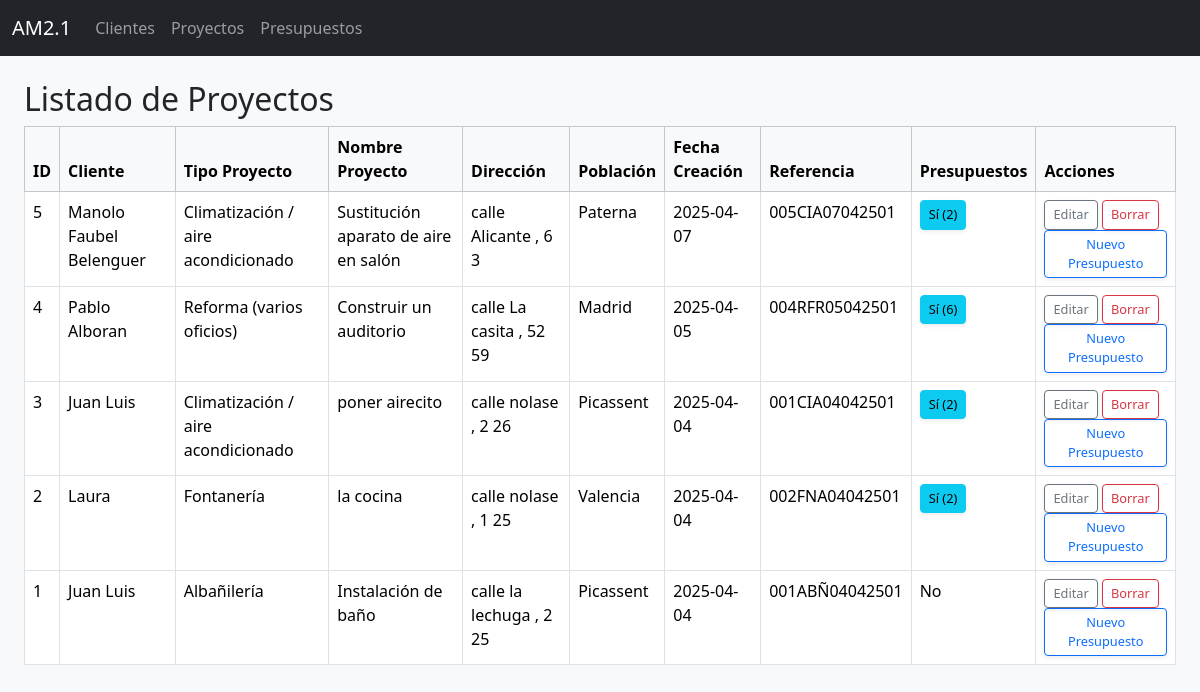
/proyectos, run on an earlier commit of the app's database.
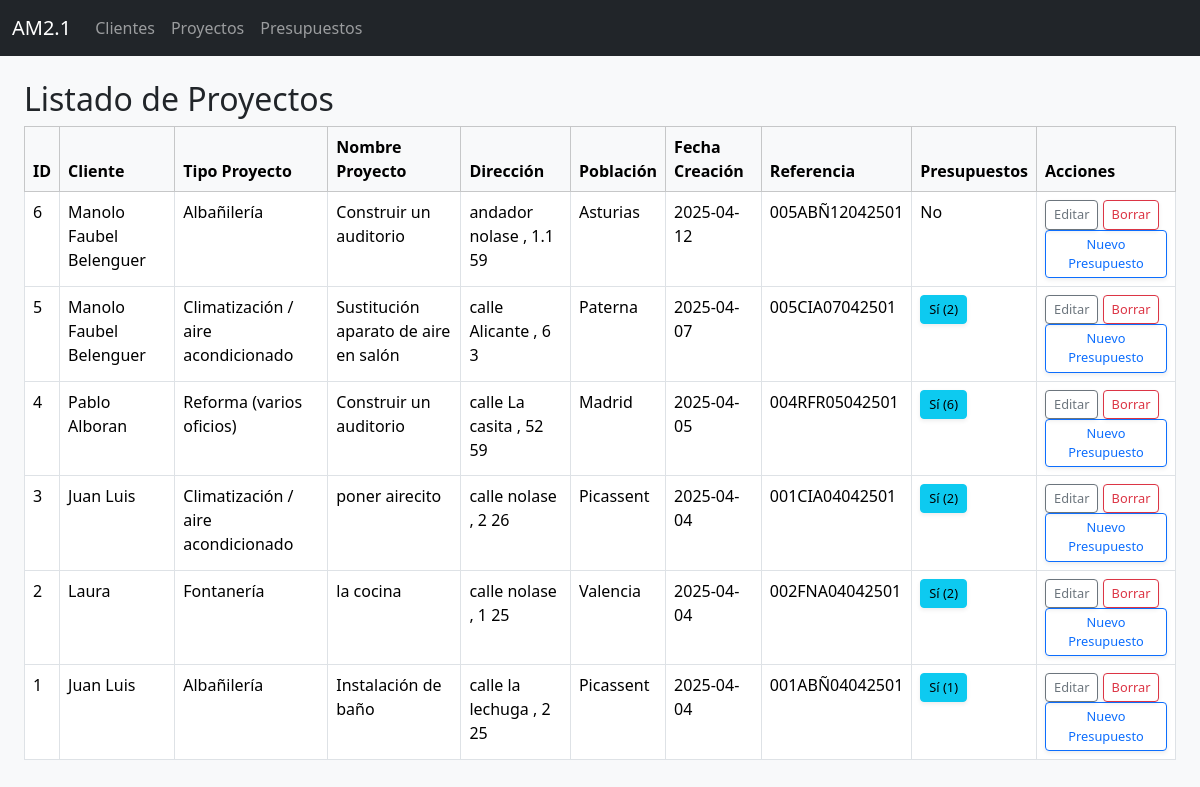
And on a later commit of the database.
### tables this page shows
CREATE TABLE proyectos (
            id INTEGER PRIMARY KEY AUTOINCREMENT,
            id_cliente INTEGER NOT NULL,
            tipo_proyecto TEXT NOT NULL,
            calle TEXT,
            nombre_via TEXT,
            numero TEXT,
            puerta TEXT,
            codigo_postal TEXT,
            poblacion TEXT,
            nombre_proyecto TEXT,
            fecha_creacion TEXT,
            referencia TEXT UNIQUE,
            FOREIGN KEY (id_cliente) REFERENCES clientes(id) ON DELETE CASCADE
        );

CREATE TABLE clientes (
            id INTEGER PRIMARY KEY AUTOINCREMENT,
            nombre TEXT NOT NULL,
            tipo_via TEXT,
            nombre_via TEXT,
            numero_via TEXT,
            puerta TEXT,
            codigo_postal TEXT,
            cif_nif TEXT,
            telefono1 TEXT,
            telefono2 TEXT,
            telefono3 TEXT,
            telefono4 TEXT,
            mail1 TEXT,
            mail2 TEXT,
            poblacion TEXT
        , notas TEXT, tipo_cliente TEXT, categoria_cliente TEXT);

### proyectos.py (the view)
@proyectos_bp.route("/proyectos", endpoint="listar_proyectos")
def listar_proyectos():
    proyectos = db.execute_query("""
        SELECT pr.id, cl.nombre, pr.tipo_proyecto, pr.nombre_proyecto, pr.calle,
               pr.nombre_via, pr.numero, pr.puerta, pr.poblacion,
               pr.fecha_creacion, pr.referencia,
               (SELECT COUNT(*) FROM presupuestos WHERE id_proyecto = pr.id) AS num_presupuestos
        FROM proyectos pr
        JOIN clientes cl ON pr.id_cliente = cl.id
        ORDER BY pr.id DESC
    """, fetch=True)
    return render_template("proyectos_list.html", proyectos=proyectos)

### dbhelper.py (called while the page is built)
    def execute_query(self, query, params=(), fetch=False, fetchone=False):
        with sqlite3.connect(self.db_path) as conn:
            conn.row_factory = sqlite3.Row  # Permite acceder a columnas por nombre
            cursor = conn.cursor()
            cursor.execute(query, params)
            result = None
            if fetch:
                result = cursor.fetchall()
            elif fetchone:
                result = cursor.fetchone()
            else:
                result = cursor.lastrowid
            conn.commit()
        return result

### templates/proyectos_list.html (shortened to what this page needs)
{% extends "layout.html" %}
{% block content %}
<div class="container-fluid mt-4">
  <h2>Listado de Proyectos</h2>
  <table class="table table-bordered table-hover w-100">
    <thead class="table-light">
      <tr>
        <th>ID</th>
        <th>Cliente</th>
        <th>Tipo Proyecto</th>
        <th>Nombre Proyecto</th>
        <th>Dirección</th>
        <th>Población</th>
        <th>Fecha Creación</th>
        <th>Referencia</th>
        <th>Presupuestos</th>
        <th>Acciones</th>
      </tr>
    </thead>
    <tbody>
      {% for proyecto in proyectos %}
      <tr>
        <td>{{ proyecto[0] }}</td>
        <td>{{ proyecto[1] }}</td>
        <td>{{ proyecto[2] }}</td>
        <td>{{ proyecto[3] }}</td>
        <td>
          {{ proyecto[4] or '' }} {{ proyecto[5] or '' }}
          {% if proyecto[6] %}, {{ proyecto[6] }}{% endif %}
          {% if proyecto[7] %} {{ proyecto[7] }}{% endif %}
        </td>
        <td>{{ proyecto[8] or '' }}</td>
        <td>{{ proyecto[9] }}</td>
        <td>{{ proyecto[10] }}</td>
        <td>
          {% if proyecto[11] > 0 %}
            <button type="button" class="btn btn-sm btn-info ver-presupuestos-btn" data-proyecto-id="{{ proyecto[0] }}">
              Sí ({{ proyecto[11] }})
            </button>
          {% else %}
            No
          {% endif %}
        </td>
        <td>
          <a href="{{ url_for('proyectos_bp.editar_proyecto', id=proyecto[0]) }}" class="btn btn-sm btn-outline-secondary">Editar</a>
          <form action="{{ url_for('proyectos_bp.borrar_proyecto', id=proyecto[0]) }}" method="post" style="display:inline;">
            <button type="submit" class="btn btn-sm btn-outline-danger">Borrar</button>
          </form>
          <a href="{{ url_for('presupuestos_bp.nuevo_presupuesto') }}?proyecto_id={{ proyecto[0] }}" class="btn btn-sm btn-outline-primary">Nuevo Presupuesto</a>
        </td>
      </tr>
      {% endfor %}
    </tbody>
  </table>
</div>
{% endblock %}

### templates/layout.html (shortened to what this page needs)
<!DOCTYPE html>
<html lang="es">
<head>
  <link href="https://cdn.jsdelivr.net/npm/bootstrap@5.3.3/dist/css/bootstrap.min.css" rel="stylesheet">
</head>
<link rel="stylesheet" href="{{ url_for('static', filename='custom.css') }}">
<body class="bg-light">
  <nav class="navbar navbar-expand-lg navbar-dark bg-dark">
    <div class="container-fluid">
      <a class="navbar-brand" href="{{ url_for('index') }}">AM2.1</a>
      <div class="collapse navbar-collapse">
        <ul class="navbar-nav me-auto mb-2 mb-lg-0">
          <li class="nav-item">
            <a class="nav-link" href="{{ url_for('clientes_bp.listar_clientes') }}">Clientes</a>
          </li>
          <li class="nav-item">
            <a class="nav-link" href="{{ url_for('proyectos_bp.listar_proyectos') }}">Proyectos</a>
          </li>
          <li class="nav-item">
            <a class="nav-link" href="{{ url_for('presupuestos_bp.listar_presupuestos') }}">Presupuestos</a>
          </li>
        </ul>
      </div>
    </div>
  </nav>
  <div class="container-fluid mt-4">
    {% block content %}
    {% endblock %}
  </div>
</body>
</html>

### static/custom.css (style rules this page uses)
.btn, .btn-primary, .btn-secondary, .btn-warning, .btn-danger, .btn-info { border-radius: 0.25rem; box-shadow: 0 0.125rem 0.25rem rgba(0, 0, 0, 0.075); font-size: 0.8rem; }

What changed in the data, as far as the page shows it:
added proyectos: id "6", nombre "Manolo Faubel Belenguer", tipo_proyecto "Albañilería", nombre_proyecto "Construir un auditorio", calle "andador", nombre_via "nolase", numero "1.1", puerta "59", poblacion "Asturias", fecha_creacion "2025-04-12", referencia "005ABÑ12042501", shows "No"
shown differently, row unchanged: proyectos "Instalación de baño": proyecto (not shown) → "1"; text "No" → "Sí ( )"
